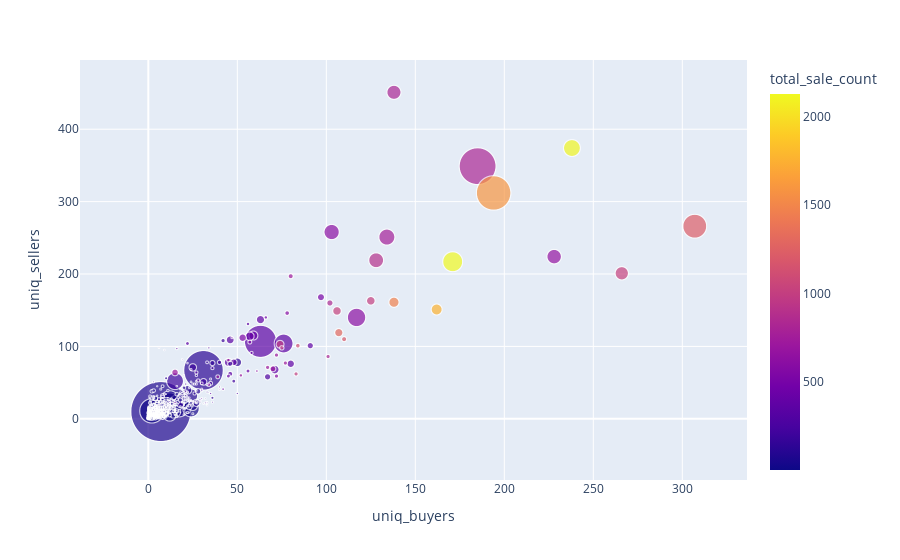

The notebook cell saved with this chart:
### Markdown cell above
Plot the results

### Code cell
import pandas as pd
import plotly.express as px

# Easily create a data frame from the query result set
df = pd.DataFrame(records)

fig = px.scatter(
    df, 
    x="uniq_buyers", 
    y="uniq_sellers",
	size="total_vol_usd", 
    color="total_sale_count",
    hover_name="project", 
    size_max=60
)

fig.show()

### Figure 1 — Plotly figure (JSON) as saved in the notebook; plotly's stock layout.template omitted (floating-point values rounded to 4 significant figures; data arrays with more than 128 entries replaced by an {"elided": "..."} marker saying what was removed)
{"data": [{"hovertemplate": "<b>%{hovertext}</b><br><br>uniq_buyers=%{x}<br>uniq_sellers=%{y}<br>total_vol_usd=%{marker.size}<br>total_sale_count=%{marker.color}<extra></extra>", "hovertext": {"elided": "3141 str values"}, "legendgroup": "", "marker": {"color": {"elided": "3141 int values"}, "coloraxis": "coloraxis", "size": {"elided": "3141 float values"}, "sizemode": "area", "sizeref": 2435.0, "symbol": "circle"}, "mode": "markers", "name": "", "showlegend": false, "type": "scattergl", "x": {"elided": "3141 int values"}, "xaxis": "x", "y": {"elided": "3141 int values"}, "yaxis": "y"}], "layout": {"coloraxis": {"colorbar": {"title": {"text": "total_sale_count"}}, "colorscale": [[0, "#0d0887"], [0.1111, "#46039f"], [0.2222, "#7201a8"], [0.3333, "#9c179e"], [0.4444, "#bd3786"], [0.5556, "#d8576b"], [0.6667, "#ed7953"], [0.7778, "#fb9f3a"], [0.8889, "#fdca26"], [1, "#f0f921"]]}, "legend": {"itemsizing": "constant", "tracegroupgap": 0}, "margin": {"t": 60}, "xaxis": {"anchor": "y", "domain": [0, 1], "title": {"text": "uniq_buyers"}}, "yaxis": {"anchor": "x", "domain": [0, 1], "title": {"text": "uniq_sellers"}}}}
